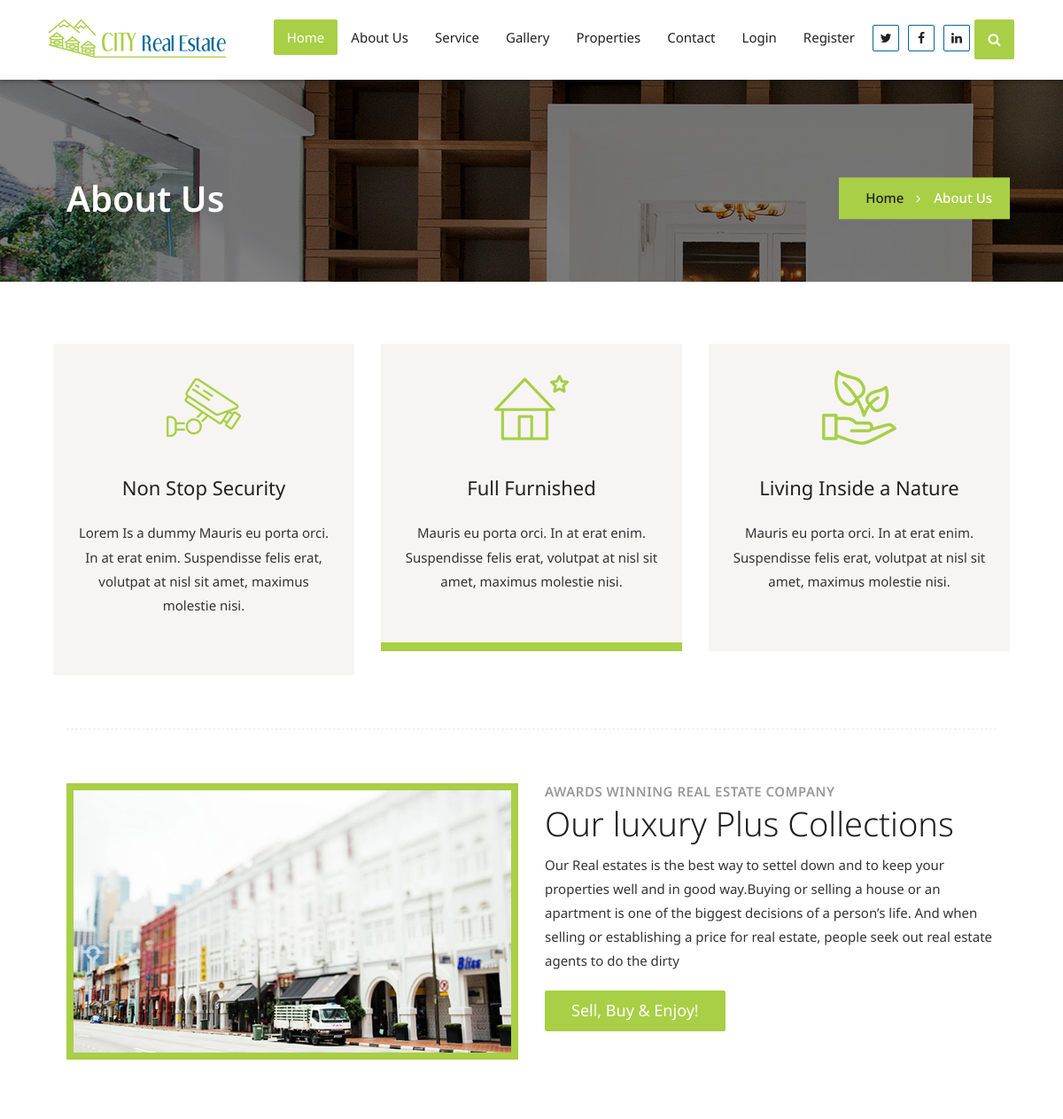
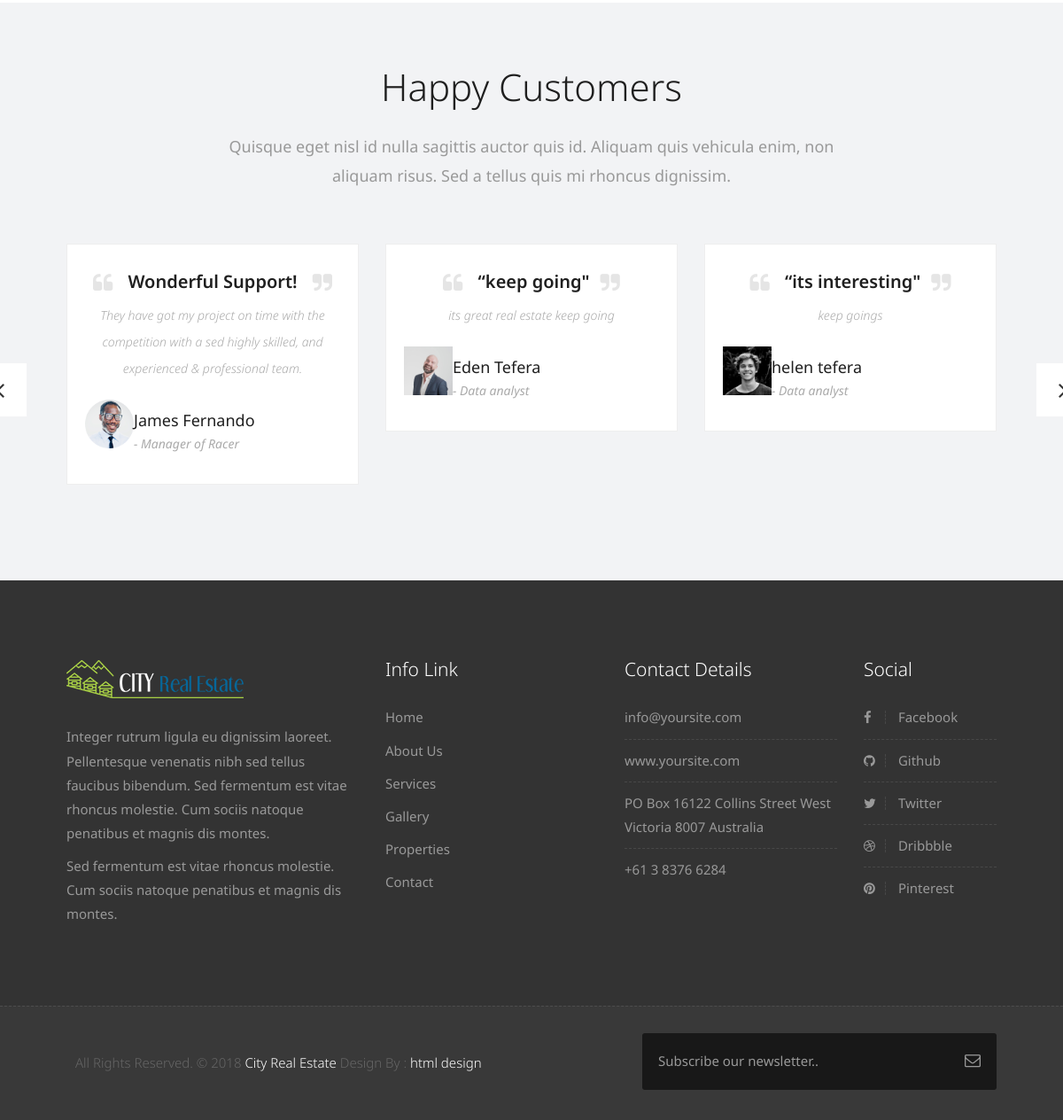
/about, run on the app's committed database (2 pictures, top to bottom).
### RealEstate_App/models.py (models this page shows, shortened)
class Readme(models.Model):
    title =models.CharField(max_length=60)
    readme = models.TextField(max_length=300)

class Comment(models.Model):
    flname = models.CharField(max_length=50)
    qoutetitle = models.CharField(max_length=50)
    comment= models.TextField(max_length=150)
    profession = models.CharField(max_length=50)
    photo = models.ImageField()

### RealEstate_App/views.py (the view)
# urls.py: path('about', views.about, name='about'),
def about(request):
    comment_list = Comment.objects.all()
    readme_list = Readme.objects.all()
    data={'comment_list':comment_list,'readme_list':readme_list}
    return render(request,"about.html",data)

### RealEstate_App/templates/about.html (shortened to what this page needs)
{% load static %}
<!DOCTYPE html>
<html lang="en">
{% include 'includes/head.html' %}
<body class="realestate_version">
    <header class="header header_style_01">
        {% include 'includes/header.html' %}
    </header>
	<div class="all-title-box">
		<div class="container">
			<div class="row">
				<div class="col-md-12">
					<h2>About Us</h2>
					<nav id="breadcrumbs">
						<ul>
							<li><a href="#">Home</a></li>
							<li>About Us</li>
						</ul>
					</nav>
				</div>
			</div>
		</div>
	</div>
	<div class="about-box">
		<div class="container">
			<div class="row">
				<div class="top-feature owl-carousel owl-theme">
					<div class="item">
						<div class="single-feature">
							<div class="icon"><img src="{% static 'uploads/icon-01.png' %}" class="img-responsive" alt=""></div>
							<h4><a href="#">Full Furnished</a></h4>
							<p>Mauris eu porta orci. In at erat enim. Suspendisse felis erat, volutpat at nisl sit amet, maximus molestie nisi. </p>
						</div>
					</div>
					<div class="item">
						<div class="single-feature">
							<div class="icon"><img src="{% static 'uploads/icon-02.png' %}" class="img-responsive" alt=""></div>
							<h4><a href="#">Living Inside a Nature</a></h4>
							<p>Mauris eu porta orci. In at erat enim. Suspendisse felis erat, volutpat at nisl sit amet, maximus molestie nisi.</p>
						</div>
					</div>
					<div class="item">
						<div class="single-feature">
							<div class="icon"><img src="{% static 'uploads/icon-04.png' %}" class="img-responsive" alt=""></div>
							<h4><a href="#">Non Stop Security</a></h4>
							<p>Lorem Is a dummy Mauris eu porta orci. In at erat enim. Suspendisse felis erat, volutpat at nisl sit amet, maximus molestie nisi. </p>
						</div>
					</div>
				</div>
			</div>
			<hr class="hr1">
			<div class="row">
				<div class="col-md-6">
                    <div class="post-media wow fadeIn" style="visibility: visible; animation-name: fadeIn;">
                        <img src="{% static 'uploads/about_bg.jpg' %}" alt="" class="img-responsive">
                    </div>
                </div>
                {% for readlist in readme_list %}
				<div class="col-md-6">
					<div class="message-box right-ab">
                        <h4>Awards Winning Real Estate Company</h4>
                        <h2>{{readlist.title}}</h2>
                        <p>{{readlist.readme}}</p>
						<a href="{% url 'about' %}" class="btn btn-light btn-radius grd1 btn-brd"> Sell, Buy & Enjoy! </a>
                    </div>
				</div>{%endfor%}
			</div>
		</div>
	</div>
    <div id="testimonials" class="section lb">
        <div class="container">
            <div class="section-title row text-center">
                <div class="col-md-8 col-md-offset-2">
                    <h3>Happy Customers</h3>
                    <p class="lead">Quisque eget nisl id nulla sagittis auctor quis id. Aliquam quis vehicula enim, non aliquam risus. Sed a tellus quis mi rhoncus dignissim.</p>
                </div>
            </div>
            <div class="row  border">
                <div class="col-md-12 col-sm-12">
                    <div class="testi-carousel owl-carousel owl-theme">
                        <div class="testimonial clearfix">
                            <div class="desc">
                                <h3><i class="fa fa-quote-left"></i> Wonderful Support! <i class="fa fa-quote-right"></i></h3>
                                <p class="lead">They have got my project on time with the competition with a sed highly skilled, and experienced & professional team.</p>
                            </div>
                            <div class="testi-meta">
                                <img src="{% static 'uploads/testi_01.png' %}" alt="" class="img-responsive alignleft">
                                <h4>James Fernando <small>- Manager of Racer</small></h4>
                            </div>
                        </div>
                         {% for happycomments in comment_list %}
                        <div class="testimonial clearfix">
                            <div class="desc">
                                <h3><i class="fa fa-quote-left"></i> {{happycomments.qoutetitle}}<i class="fa fa-quote-right"></i></h3>
                                <p class="lead">{{happycomments.comment}}</p>
                            </div>
                            <div class="testi-meta">
                                <img src="{{happycomments.photo.url}}" alt="" class="img-responsive alignleft">
                                <h4>{{happycomments.flname}} <small>- {{happycomments.profession}}</small></h4>
                            </div>
                        </div>
                        {%endfor %}
                    </div>
                </div>
            </div>
        </div>
    </div>
      {% include 'includes/footer.html' %}
    <div class="copyrights">
        <div class="container">
            <div class="footer-distributed">
                <div class="footer-left">
                    <p class="footer-company-name">All Rights Reserved. &copy; 2018 <a href="#">City Real Estate</a> Design By : <a href="https://html.design/">html design</a></p>
                </div>
                <div class="footer-right">
                    <form method="get" action="#">
                        <input placeholder="Subscribe our newsletter.." name="search">
                        <i class="fa fa-envelope-o"></i>
                    </form>
                </div>
            </div>
        </div>
    </div>
</body>
</html>

### RealEstate_App/templates/includes/head.html (shortened to what this page needs)
{% load static %}
<head>
    <link rel="stylesheet" href="{% static 'css/bootstrap.min.css'  %}">
    <link rel="stylesheet" href="{% static 'style.css' %}">
    <link rel="stylesheet" href="{% static 'css/colors.css' %}">
    <link rel="stylesheet" href="{% static 'css/versions.css' %}">
    <link rel="stylesheet" href="{% static 'css/responsive.css' %}">
    <link rel="stylesheet" href="{% static 'css/custom.css' %}">
</head>

### RealEstate_App/templates/includes/header.html (shortened to what this page needs)
{% load static %}
<nav class="megamenu navbar navbar-default">
    <div class="container-fluid">
        <div class="navbar-header">
            <a class="navbar-brand" href="{% url 'index' %}"><img src="{% static 'images/logos/logo.png' %}" alt="image"></a>
        </div>
        <div id="navbar" class="navbar-collapse collapse">
            <ul class="nav navbar-nav navbar-right">
                <li><a class="active" href="{% url 'index' %}">Home</a></li>
                <li><a href="{% url 'about' %}">About us </a></li>
                <li><a href="{% url 'service_view' %}">Service</a></li>
                <li><a href="{% url 'gallery_view' %}">Gallery</a></li>
                <li><a href="{% url 'Property_detail_view' %}">Properties</a></li>
                <li><a href="{% url 'contact' %}">Contact</a></li>
                <li><a href="{% url 'login_urls' %}">Login</a></li>
                <li><a href="{% url 'register_urls' %}">Register</a></li>
                <li class="social-links"><a href="#"><i class="fa fa-twitter global-radius"></i></a></li>
                <li class="social-links"><a href="#"><i class="fa fa-facebook global-radius"></i></a></li>
                <li class="social-links"><a href="#"><i class="fa fa-linkedin global-radius"></i></a></li>
                <li class="search-option">
                    <button class="search tran3s dropdown-toggle" id="searchDropdown" data-toggle="dropdown" aria-haspopup="true" aria-expanded="false"><i class="fa fa-search" aria-hidden="true"></i></button>
               </li>
            </ul>
        </div>
    </div>
</nav>

### RealEstate_App/templates/includes/footer.html
{% load static %}
<footer class="footer">
    <div class="container">
        <div class="row">
            <div class="col-md-4 col-sm-4 col-xs-12">
                <div class="widget clearfix">
                    <div class="widget-title">
                        <img src="{% static 'images/logos/logo-realestate.png' %}" alt="">
                    </div>
                    <p> Integer rutrum ligula eu dignissim laoreet. Pellentesque venenatis nibh sed tellus faucibus bibendum. Sed fermentum est vitae rhoncus molestie. Cum sociis natoque penatibus et magnis dis montes.</p>
                    <p>Sed fermentum est vitae rhoncus molestie. Cum sociis natoque penatibus et magnis dis montes.</p>
                </div>
            </div>
            <div class="col-md-3 col-sm-3 col-xs-12">
                <div class="widget clearfix">
                    <div class="widget-title">
                        <h3>Info Link</h3>
                    </div>
                    <ul class="twitter-widget footer-links">
                        <li><a href="#"> Home </a></li>
                        <li><a href="#"> About Us </a></li>
                        <li><a href="#"> Services</a></li>
                        <li><a href="#"> Gallery</a></li>
                        <li><a href="#"> Properties</a></li>
                        <li><a href="#"> Contact</a></li>
                    </ul>
                </div>
            </div>
            <div class="col-md-3 col-sm-3 col-xs-12">
                <div class="widget clearfix">
                    <div class="widget-title">
                        <h3>Contact Details</h3>
                    </div>
                    <ul class="footer-links">
                        <li><a href="mailto:#">info@yoursite.com</a></li>
                        <li><a href="#">www.yoursite.com</a></li>
                        <li>PO Box 16122 Collins Street West Victoria 8007 Australia</li>
                        <li>+61 3 8376 6284</li>
                    </ul>
                </div>
            </div>
            <div class="col-md-2 col-sm-2 col-xs-12">
                <div class="widget clearfix">
                    <div class="widget-title">
                        <h3>Social</h3>
                    </div>
                    <ul class="footer-links">
                        <li><a href="#"><i class="fa fa-facebook"></i> Facebook</a></li>
                        <li><a href="#"><i class="fa fa-github"></i> Github</a></li>
                        <li><a href="#"><i class="fa fa-twitter"></i> Twitter</a></li>
                        <li><a href="#"><i class="fa fa-dribbble"></i> Dribbble</a></li>
                        <li><a href="#"><i class="fa fa-pinterest"></i> Pinterest</a></li>
                    </ul>
                </div>
            </div>
        </div>
    </div>
</footer>

### RealEstate_App/templates/includes/scripts.html (shortened to what this page needs)
{% load static %}

### static/css/colors.css (style rules this page uses)
.icon_wrap:hover, .nav-pills > li.active > a, .nav-pills > li.active > a:focus, .nav-pills > li.active > a:hover, .icon-wrapper:hover i, .grd1 { color: #ffffff; background: #db00ce; background: -moz-linear-gradient(left, #db00ce 0%, #2750ff 100%); background: -webkit-linear-gradient(left, #db00ce 0%, #2750ff 100%); background: linear-gradient(to right, #db00ce 0%, #2750ff 100%); filter: progid: DXImageTransform.Microsoft.gradient( startColorstr='#db00ce', endColorstr='#2750ff', GradientType=1); }

### static/css/versions.css (style rules this page uses)
body.realestate_version .btn-light { color: #ffffff !important; }
body.realestate_version .icon_wrap:hover, body.realestate_version .nav-pills > li.active > a, body.realestate_version .nav-pills > li.active > a:focus, body.realestate_version .nav-pills > li.active > a:hover, body.realestate_version .icon-wrapper:hover i, body.realestate_version .grd1 { color: #ffffff; background: #a8cf45; }
body.realestate_version .header_style_01 { background-color: rgba(255, 255, 255); }
body.realestate_version .social-links { margin-top: 0 !important; }
body.realestate_version .social-links i { border: 1px solid #076799; display: block; font-size: 14px; height: 30px; line-height: 28px; margin: -5px -3px; padding: 0 !important; text-align: center; width: 30px; }
body.realestate_version .desc h3 i { color: rgba(0, 0, 0, 0.1); }
body.realestate_version .testimonial h4 { color: #1f1f1f; text-align: left; }
body.realestate_version .owl-next i, body.realestate_version .owl-prev i, body.realestate_version .desc { box-shadow: none !important; border: 0 !important; background-color: #fff; }

### static/css/responsive.css (style rules this page uses)
@media (max-width: 1200px) { .header_style_01 .navbar-brand { padding-right: 0; } }
@media (max-width: 1200px) { .container-fluid { width: 100%; padding: 0 15px; } }
@media (max-width: 1200px) { .container { width: 90%; } }

### static/css/slideshow.css (style rules this page uses)
html { min-height: 100%; }
body, html { height: 100%; }

### data on the page
Readme: title "Our luxury Plus Collections", readme "Our Real estates is the best way to settel down and to keep your properties well and in good way.Buying or selling a house or an apartment is one of the biggest decisions of a person’s life. And when selling or establishing a price for real estate, people seek out real estate agents to do the dirty"
Comment: qoutetitle "“keep going\"", comment "its great real estate keep going", photo (picture), flname "Eden Tefera", profession "Data analyst"
Comment: qoutetitle "“its interesting\"", comment "keep goings", photo (picture), flname "helen tefera", profession "Data analyst"
